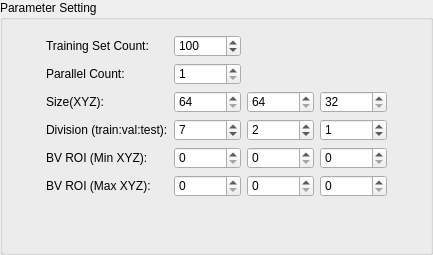
                         <widget class="QGroupBox" name="making_argument_groupBox">
                          <property name="styleSheet">
                           <string notr="true">QGroupBox#making_argument_groupBox
{
	border: 1px solid rgb(70,80,100);
	margin-top: 3.0ex;
}
QGroupBox#making_argument_groupBox::title
{
	subcontrol-origin:margin;
	left: 10px;
}</string>
                          </property>
                          <property name="title">
                           <string>Parameter Setting</string>
                          </property>
                          <layout class="QVBoxLayout" name="verticalLayout_16">
                           <property name="spacing">
                            <number>6</number>
                           </property>
                           <property name="leftMargin">
                            <number>3</number>
                           </property>
                           <property name="topMargin">
                            <number>15</number>
                           </property>
                           <property name="rightMargin">
                            <number>3</number>
                           </property>
                           <property name="bottomMargin">
                            <number>15</number>
                           </property>
                           <item>
                            <layout class="QGridLayout" name="gridLayout_4">
                             <property name="topMargin">
                              <number>0</number>
                             </property>
                             <property name="spacing">
                              <number>6</number>
                             </property>
                             <item row="5" column="3">
                              <widget class="QDoubleSpinBox" name="train_ratio_doubleSpinBox">
                               <property name="decimals">
                                <number>0</number>
                               </property>
                               <property name="minimum">
                                <double>1.000000000000000</double>
                               </property>
                               <property name="maximum">
                                <double>999999.000000000000000</double>
                               </property>
                               <property name="singleStep">
                                <double>1.000000000000000</double>
                               </property>
                               <property name="value">
                                <double>7.000000000000000</double>
                               </property>
                              </widget>
                             </item>
                             <item row="5" column="4">
                              <widget class="QDoubleSpinBox" name="val_ratio_doubleSpinBox">
                               <property name="decimals">
                                <number>0</number>
                               </property>
                               <property name="minimum">
                                <double>1.000000000000000</double>
                               </property>
                               <property name="maximum">
                                <double>999999.000000000000000</double>
                               </property>
                               <property name="singleStep">
                                <double>1.000000000000000</double>
                               </property>
                               <property name="value">
                                <double>2.000000000000000</double>
                               </property>
                              </widget>
                             </item>
                             <item row="8" column="3">
                              <spacer name="verticalSpacer">
                               <property name="orientation">
                                <enum>Qt::Vertical</enum>
                               </property>
                               <property name="sizeHint" stdset="0">
                                <size>
                                 <width>20</width>
                                 <height>40</height>
                                </size>
                               </property>
                              </spacer>
                             </item>
                             <item row="6" column="1">
                              <widget class="QLabel" name="label_38">
                               <property name="text">
                                <string>BV ROI (Min XYZ):</string>
                               </property>
                              </widget>
                             </item>
                             <item row="4" column="5">
                              <widget class="QSpinBox" name="data_z_spinBox">
                               <property name="minimum">
                                <number>32</number>
                               </property>
                               <property name="maximum">
                                <number>512</number>
                               </property>
                              </widget>
                             </item>
                             <item row="3" column="1">
                              <widget class="QLabel" name="label_8">
                               <property name="text">
                                <string>Parallel Count:</string>
                               </property>
                              </widget>
                             </item>
                             <item row="5" column="5">
                              <widget class="QDoubleSpinBox" name="test_ratio_doubleSpinBox">
                               <property name="decimals">
                                <number>0</number>
                               </property>
                               <property name="maximum">
                                <double>999999.000000000000000</double>
                               </property>
                               <property name="singleStep">
                                <double>1.000000000000000</double>
                               </property>
                               <property name="value">
                                <double>1.000000000000000</double>
                               </property>
                              </widget>
                             </item>
                             <item row="2" column="6">
                              <spacer name="horizontalSpacer_9">
                               <property name="orientation">
                                <enum>Qt::Horizontal</enum>
                               </property>
                               <property name="sizeHint" stdset="0">
                                <size>
                                 <width>40</width>
                                 <height>20</height>
                                </size>
                               </property>
                              </spacer>
                             </item>
                             <item row="4" column="3">
                              <widget class="QSpinBox" name="data_x_spinBox">
                               <property name="minimum">
                                <number>64</number>
                               </property>
                               <property name="maximum">
                                <number>512</number>
                               </property>
                              </widget>
                             </item>
                             <item row="2" column="1">
                              <widget class="QLabel" name="label">
                               <property name="text">
                                <string>Training Set Count:</string>
                               </property>
                              </widget>
                             </item>
                             <item row="5" column="1">
                              <widget class="QLabel" name="label_14">
                               <property name="text">
                                <string>Division (train:val:test):</string>
                               </property>
                              </widget>
                             </item>
                             <item row="4" column="4">
                              <widget class="QSpinBox" name="data_y_spinBox">
                               <property name="minimum">
                                <number>64</number>
                               </property>
                               <property name="maximum">
                                <number>512</number>
                               </property>
                              </widget>
                             </item>
                             <item row="4" column="1">
                              <widget class="QLabel" name="label_9">
                               <property name="text">
                                <string>Size(XYZ):</string>
                               </property>
                              </widget>
                             </item>
                             <item row="2" column="3">
                              <widget class="QSpinBox" name="dataNums_spinBox">
                               <property name="minimum">
                                <number>20</number>
                               </property>
                               <property name="maximum">
                                <number>999999</number>
                               </property>
                               <property name="value">
                                <number>100</number>
                               </property>
                              </widget>
                             </item>
                             <item row="2" column="0">
                              <spacer name="horizontalSpacer_8">
                               <property name="orientation">
                                <enum>Qt::Horizontal</enum>
                               </property>
                               <property name="sizeHint" stdset="0">
                                <size>
                                 <width>40</width>
                                 <height>20</height>
                                </size>
                               </property>
                              </spacer>
                             </item>
                             <item row="3" column="3">
                              <widget class="QSpinBox" name="MNumber_spinBox">
                               <property name="minimum">
                                <number>1</number>
                               </property>
                               <property name="maximum">
                                <number>10</number>
                               </property>
                              </widget>
                             </item>
                             <item row="7" column="1">
                              <widget class="QLabel" name="label_39">
                               <property name="text">
                                <string>BV ROI (Max XYZ):</string>
                               </property>
                              </widget>
                             </item>
                             <item row="7" column="3">
                              <widget class="QSpinBox" name="Max_x_spinBox">
                               <property name="maximum">
                                <number>999999</number>
                               </property>
                              </widget>
                             </item>
                             <item row="6" column="3">
                              <widget class="QSpinBox" name="Min_x_spinBox">
                               <property name="maximum">
                                <number>999999</number>
                               </property>
                              </widget>
                             </item>
                             <item row="6" column="4">
                              <widget class="QSpinBox" name="Min_y_spinBox">
                               <property name="maximum">
                                <number>999999</number>
                               </property>
                              </widget>
                             </item>
                             <item row="6" column="5">
                              <widget class="QSpinBox" name="Min_z_spinBox">
                               <property name="maximum">
                                <number>999999</number>
                               </property>
                              </widget>
                             </item>
                             <item row="7" column="4">
                              <widget class="QSpinBox" name="Max_y_spinBox">
                               <property name="maximum">
                                <number>999999</number>
                               </property>
                              </widget>
                             </item>
                             <item row="7" column="5">
                              <widget class="QSpinBox" name="Max_z_spinBox">
                               <property name="maximum">
                                <number>999999</number>
                               </property>
                              </widget>
                             </item>
                            </layout>
                           </item>
                          </layout>
                         </widget>
